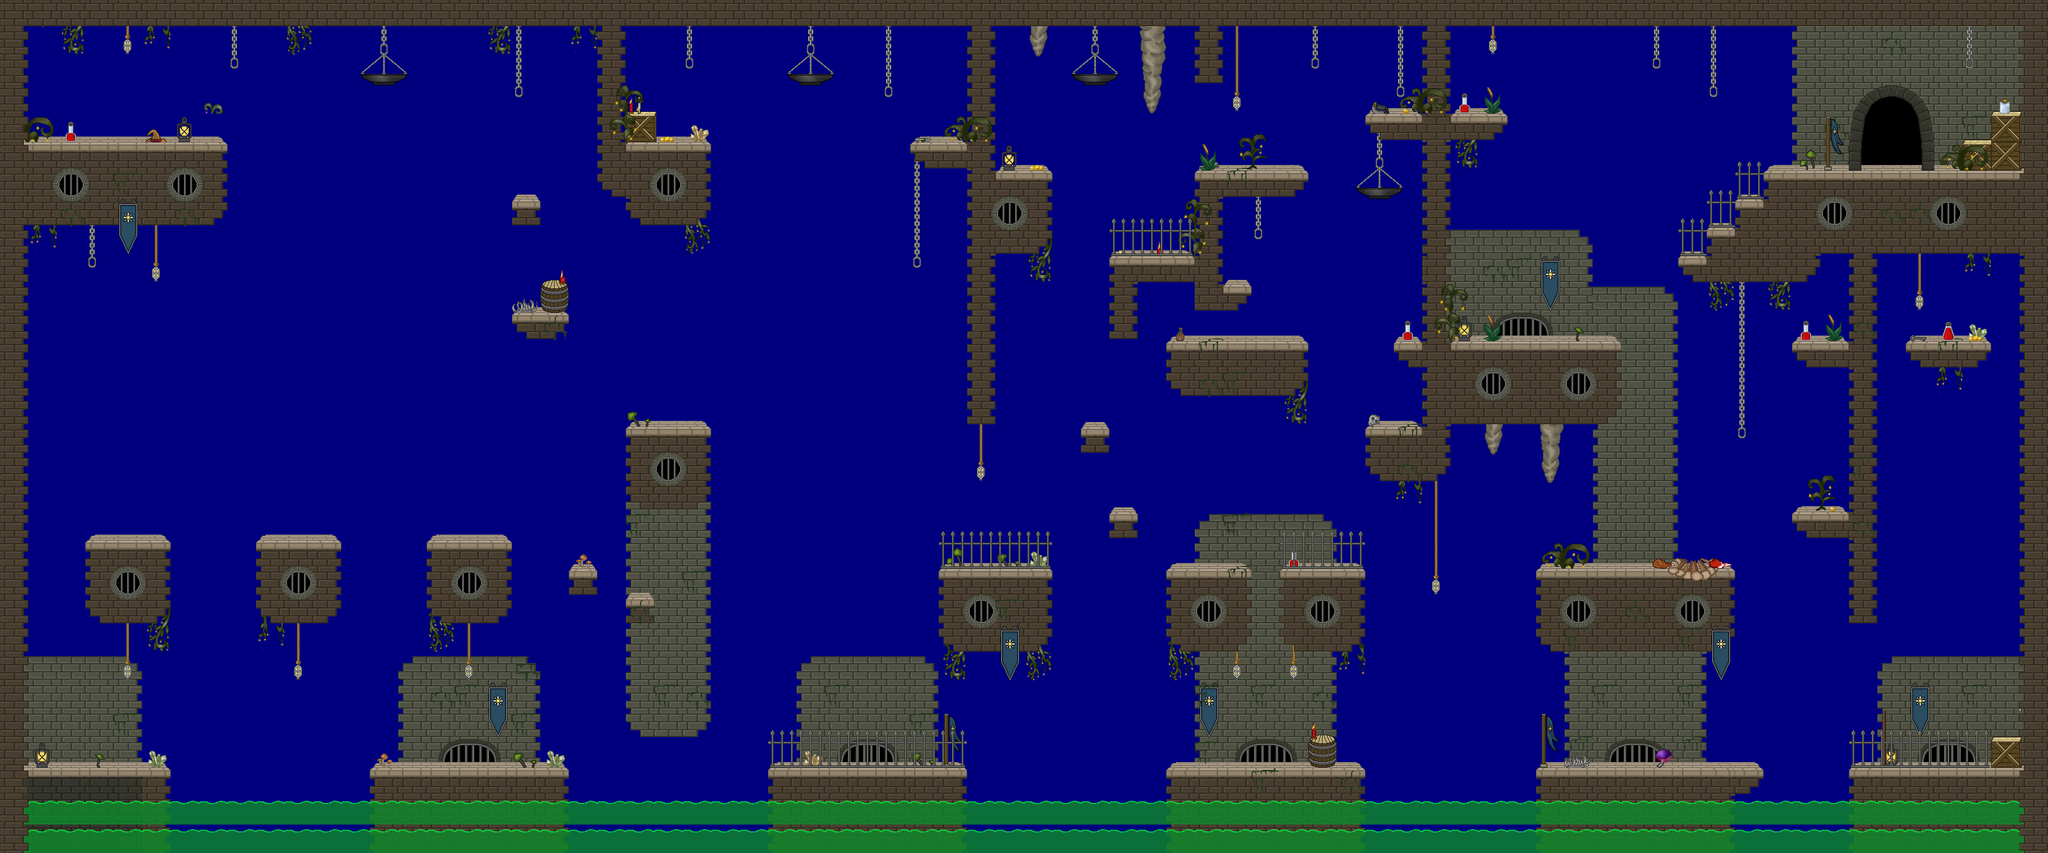

The image is a tile-based game level rendered from a .tmx file. Its description and source (layers, tilesets, objects; grid data summarised) follow:
An orthogonal 72x30 tile map with 50x50 px tiles, 9 tile layers (BG 1, BG 2, BG 3, BG 4, ...), 1 hidden layer not drawn, 4 tilesets and 125 objects.

<map version="1.2" tiledversion="1.2.5" orientation="orthogonal" renderorder="right-down" width="72" height="30" tilewidth="50" tileheight="50" infinite="0" backgroundcolor="#00007f" nextlayerid="16" nextobjectid="163">
 <properties>
  <property name="backgroundlayers" value="-1.0,res/level/gandriasewers/layer_inf.png,3.0,res/level/gandriasewers/layer_3.png,2.0,res/level/gandriasewers/layer_2.png" />
  <property name="dimming" value="0.4" />
  <property name="musicpath" value="res/music/sewers.ogg" />
  <property name="tilesetpath" value="res/level/gandriasewers/tileset_level_gandriasewers.png" />
 </properties>
 <tileset firstgid="1" name="tileset_level_gandriasewers" tilewidth="50" tileheight="50" spacing="2" margin="1" tilecount="529" columns="23">
  <image source="tileset_level_gandriasewers.png" width="1200" height="1200" />
  <tile id="80">
   <properties>
    <property name="light" value="40,30,100,150,0.5" />
   </properties>
   <animation>
    <frame tileid="80" duration="100" />
    <frame tileid="103" duration="100" />
    <frame tileid="126" duration="100" />
   </animation>
  </tile>
  <tile id="81">
   <properties>
    <property name="light" value="10,25,100,150,0.6" />
   </properties>
   <animation>
    <frame tileid="81" duration="100" />
    <frame tileid="104" duration="100" />
    <frame tileid="127" duration="100" />
   </animation>
  </tile>
  <tile id="128">
   <properties>
    <property name="light" value="25,25,100,150,0.8" />
   </properties>
  </tile>
  <tile id="189">
   <properties>
    <property name="light" value="25,25,100,100,0.3" />
   </properties>
  </tile>
  <tile id="193">
   <properties>
    <property name="light" value="25,25,100,100,0.3" />
   </properties>
  </tile>
  <tile id="215">
   <properties>
    <property name="light" value="25,30,100,150,1.0" />
   </properties>
  </tile>
 </tileset>
 <tileset firstgid="530" name="tileset_level_dynamic_tiles" tilewidth="50" tileheight="50" spacing="2" margin="1" tilecount="560" columns="40">
  <image source="../../convenience/tilesets/tileset_level_dynamic_tiles.png" width="2080" height="728" />
  <tile id="3">
   <properties>
    <property name="light" value="25,30,50,70,1.0" />
   </properties>
  </tile>
 </tileset>
 <tileset firstgid="1090" name="tileset_enemies" tilewidth="50" tileheight="50" spacing="2" margin="1" tilecount="50" columns="5">
  <image source="../../convenience/tilesets/tileset_enemies.png" width="260" height="520" />
 </tileset>
 <tileset firstgid="1140" name="spritesheet_levelitems" tilewidth="50" tileheight="50" tilecount="576" columns="24">
  <image source="../../convenience/tilesets/spritesheet_levelitems.png" width="1200" height="1200" />
  <tile id="0">
   <properties>
    <property name="id" value="fo_caveberry" />
   </properties>
  </tile>
  <tile id="1">
   <properties>
    <property name="id" value="mi_goldengoblet" />
   </properties>
  </tile>
  <tile id="2">
   <properties>
    <property name="id" value="go_onecoin" />
   </properties>
  </tile>
  <tile id="3">
   <properties>
    <property name="id" value="qe_letter" />
   </properties>
  </tile>
  <tile id="4">
   <properties>
    <property name="id" value="eq_rubyring" />
   </properties>
  </tile>
  <tile id="5">
   <properties>
    <property name="id" value="fo_physalis" />
   </properties>
  </tile>
  <tile id="6">
   <properties>
    <property name="id" value="mi_candleholder" />
   </properties>
  </tile>
  <tile id="25">
   <properties>
    <property name="id" value="fo_healingherb" />
   </properties>
  </tile>
  <tile id="26">
   <properties>
    <property name="id" value="fo_glowingshroom" />
   </properties>
  </tile>
  <tile id="27">
   <properties>
    <property name="id" value="go_threecoins" />
   </properties>
  </tile>
  <tile id="28">
   <properties>
    <property name="id" value="fo_water" />
   </properties>
  </tile>
  <tile id="48">
   <properties>
    <property name="id" value="fo_cheese" />
   </properties>
  </tile>
  <tile id="49">
   <properties>
    <property name="id" value="fo_bread" />
   </properties>
  </tile>
  <tile id="50">
   <properties>
    <property name="id" value="fo_lesserhealingpotion" />
   </properties>
  </tile>
  <tile id="51">
   <properties>
    <property name="id" value="fo_rawmeat" />
   </properties>
  </tile>
  <tile id="52">
   <properties>
    <property name="id" value="we_oathbreaker" />
   </properties>
  </tile>
  <tile id="54">
   <properties>
    <property name="id" value="eq_ironring" />
   </properties>
  </tile>
  <tile id="56">
   <properties>
    <property name="id" value="co_smallpouch" />
   </properties>
  </tile>
  <tile id="59">
   <properties>
    <property name="id" value="eq_stevenhelmet" />
   </properties>
  </tile>
  <tile id="72">
   <properties>
    <property name="id" value="fo_apple" />
   </properties>
  </tile>
  <tile id="73">
   <properties>
    <property name="id" value="mi_silverplate" />
   </properties>
  </tile>
  <tile id="75">
   <properties>
    <property name="id" value="fo_roastedmeat" />
   </properties>
  </tile>
  <tile id="76">
   <properties>
    <property name="id" value="we_simplesword" />
   </properties>
  </tile>
  <tile id="96">
   <properties>
    <property name="id" value="we_inconspicuousdagger" />
   </properties>
  </tile>
  <tile id="106">
   <properties>
    <property name="id" value="ke_sewerkey" />
   </properties>
  </tile>
  <tile id="107">
   <properties>
    <property name="id" value="ke_syrahbasement" />
   </properties>
  </tile>
  <tile id="120">
   <properties>
    <property name="id" value="fo_mediumhealingpotion" />
   </properties>
  </tile>
  <tile id="144">
   <properties>
    <property name="id" value="eq_wizardhatice" />
   </properties>
  </tile>
  <tile id="145">
   <properties>
    <property name="id" value="eq_wizardhatfire" />
   </properties>
  </tile>
 </tileset>
 <layer id="1" name="BG 1" width="72" height="30">
  <data>[2160 cells, 792 non-empty, 45 distinct tile ids]</data>
 </layer>
 <layer id="2" name="BG 2" width="72" height="30">
  <data>[2160 cells, 346 non-empty, 48 distinct tile ids]</data>
 </layer>
 <layer id="3" name="BG 3" width="72" height="30">
  <data>[2160 cells, 212 non-empty, 55 distinct tile ids]</data>
 </layer>
 <layer id="4" name="BG 4" width="72" height="30">
  <data>[2160 cells, 150 non-empty, 19 distinct tile ids]</data>
 </layer>
 <layer id="5" name="fluid" width="72" height="30">
  <data>[2160 cells, 144 non-empty, 1 distinct tile ids]</data>
 </layer>
 <layer id="6" name="item" width="72" height="30">
  <data>[2160 cells, 27 non-empty, 16 distinct tile ids]</data>
 </layer>
 <layer id="7" name="LFG 1" width="72" height="30">
  <data>[2160 cells, 109 non-empty, 31 distinct tile ids]</data>
 </layer>
 <layer id="8" name="LFG 2" width="72" height="30">
  <data>[2160 cells, 16 non-empty, 7 distinct tile ids]</data>
 </layer>
 <layer id="9" name="FG 1" width="72" height="30">
  <data>[2160 cells, 130 non-empty, 3 distinct tile ids]</data>
 </layer>
 <layer id="10" name="collidable" width="72" height="30" visible="0">
  <data>[2160 cells, 538 non-empty, 1 distinct tile ids]</data>
 </layer>
 <objectgroup id="11" name="dynamic">
  <!-- 106 objects omitted --></objectgroup>
 <objectgroup id="12" name="lever 1">
  <!-- 2 objects omitted --></objectgroup>
 <objectgroup id="13" name="lever 2">
  <!-- 2 objects omitted --></objectgroup>
 <objectgroup id="14" name="enemy">
  <!-- 13 objects omitted --></objectgroup>
 <objectgroup id="15" name="trigger">
  <!-- 2 objects omitted --></objectgroup>
</map>
<!-- 125 of 125 objects omitted -->
